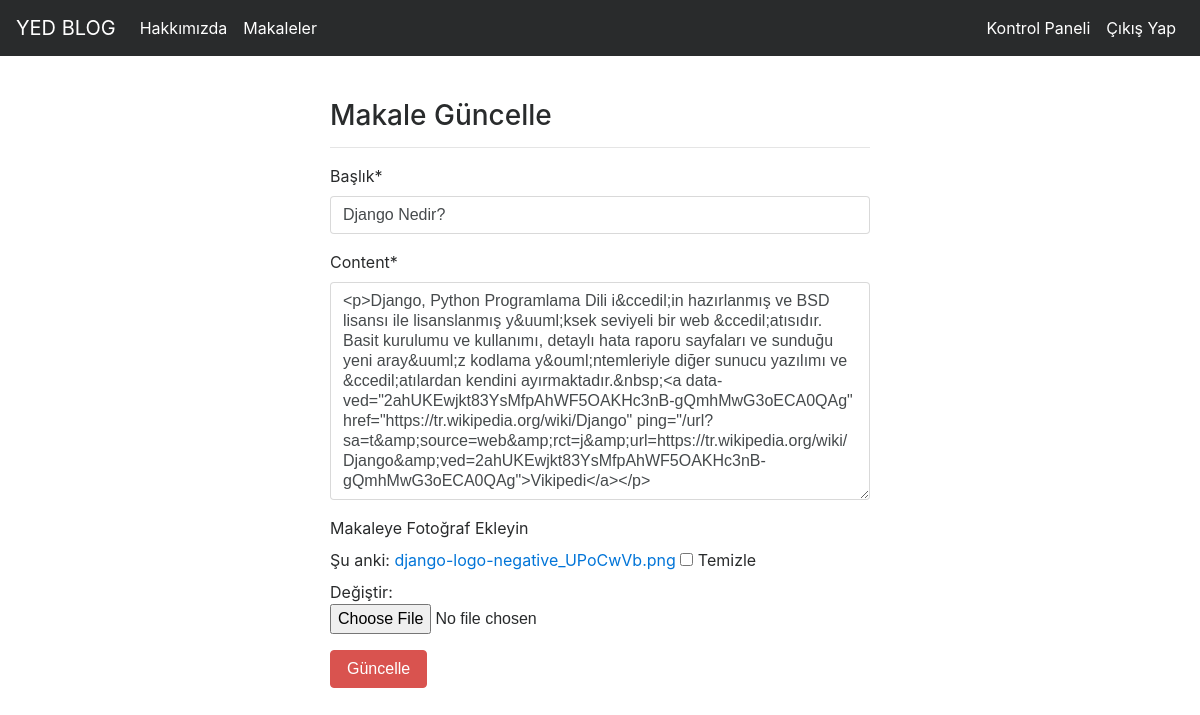
Screenshot of /articles/update/20 (signed in) with the database file from the repository.
### article/models.py (models this page shows, shortened)
class article(models.Model):
    author = models.ForeignKey("auth.User",on_delete = models.CASCADE,verbose_name = "Yazar")
    title = models.CharField(max_length=50,verbose_name = "Başlık")
    content = RichTextField()
    created_date = models.DateTimeField(auto_now_add=True,verbose_name="Tarih")
    article_image = models.FileField(blank= True,null= True,verbose_name="Makaleye Fotoğraf Ekleyin")
    class Meta:
        ordering = ['-created_date']

### article/views.py (the view)
@login_required(login_url = "user:login")
def updatearticle(request,id):
    articles = get_object_or_404(article,id = id)
    form = articleform(request.POST or None,request.FILES or None,instance = articles)
    if form.is_valid():
        articles = form.save(commit=False)
        article.author = request.user
        articles.save()
        messages.success(request,"Makale Güncellendi...")
        return redirect("article:dashboard")
    return render(request,"update.html",{"form" : form})

### article/form.py
class articleform(forms.ModelForm):
    class Meta:
        model = article
        fields = ["title" , "content" , "article_image"]

### templates/update.html (shortened to what this page needs)
{% extends "layout.html" %}
{% block body %}
{% load crispy_forms_tags %}
<div class="row">
    <div class="col-md-6 offset-md-3">
        <h3>Makale Güncelle</h3>
            <hr>
            <form method = "POST" enctype="multipart/form-data">
                {{form|crispy}}
                <button type="submit" class = "btn btn-danger">Güncelle</button>
                </form>
</div>
</div>
{% endblock body %}

### rows the page displays
article: title "Django Nedir?", content "<p>Django, Python Programlama Dili i&ccedil;in hazırlanmış ve BSD lisansı ile lisanslanmış y&uuml;ksek seviyeli bir web &ccedil;atısıdır. Basit kurulumu ve kullanımı, detaylı hata raporu sayfaları ve sunduğu yeni aray&uuml;z kodlama y&ouml;ntemleriyle diğer sunucu yazılımı ve &ccedil;atılardan kendini ayırmaktadır.&nbsp;<a data-ved=\"2ahUKEwjkt83YsMfpAhWF5OAKHc3nB-gQmhMwG3oECA0QAg\" href=\"https://tr.wikipedia.org/wiki/Django\" ping=\"/url?sa=t&amp;source=web&amp;rct=j&amp;url=https://tr.wikipedia.org/wiki/Django&amp;ved=2ahUKEwjkt83YsMfpAhWF5OAKHc3nB-gQmhMwG3oECA0QAg\">Vikipedi</a></p>"
